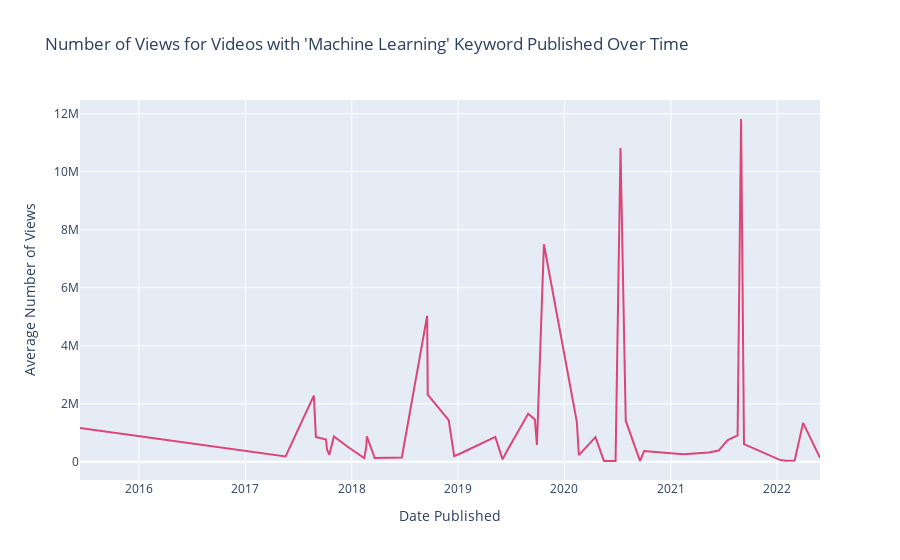

The code cell stored with this chart in its notebook:
### Code cell
fig = px.line(ml_grouped, y = "Views", labels = {"Views": "Average Number of Views", "Published At": "Date Published"}, 
        title = "Number of Views for Videos with 'Machine Learning' Keyword Published Over Time", 
        color_discrete_sequence = ["#DD4477"])

fig.show()

### Figure 1 — Plotly figure (JSON) as saved in the notebook; plotly's stock layout.template omitted (floating-point values rounded to 4 significant figures)
{"data": [{"hovertemplate": "Date Published=%{x}<br>Average Number of Views=%{y}<extra></extra>", "legendgroup": "", "line": {"color": "#DD4477", "dash": "solid"}, "marker": {"symbol": "circle"}, "mode": "lines", "name": "", "orientation": "v", "showlegend": false, "type": "scatter", "x": ["2015-06-13", "2017-05-19", "2017-08-24", "2017-08-31", "2017-10-05", "2017-10-08", "2017-10-16", "2017-11-01", "2017-12-18", "2018-02-13", "2018-02-20", "2018-02-22", "2018-03-21", "2018-06-22", "2018-09-17", "2018-09-19", "2018-11-30", "2018-12-19", "2019-01-11", "2019-05-09", "2019-06-03", "2019-06-20", "2019-08-30", "2019-09-22", "2019-09-29", "2019-10-23", "2020-02-13", "2020-02-20", "2020-04-17", "2020-05-16", "2020-06-25", "2020-07-12", "2020-07-30", "2020-09-17", "2020-10-01", "2021-02-12", "2021-05-11", "2021-05-28", "2021-06-14", "2021-07-14", "2021-08-18", "2021-08-30", "2021-09-09", "2022-01-12", "2022-02-01", "2022-03-02", "2022-03-31", "2022-05-28"], "xaxis": "x", "y": [1167616, 181827, 2278698, 856628, 762553, 431421, 238411, 872008, 515395, 130286, 508969, 879470, 127492, 145691, 5028230, 2317183, 1432027, 192964, 292643, 854273, 82298, 402110, 1651599, 1456270, 578179, 7497071, 1378069, 226152, 847233, 27243, 25386, 10817160, 1414209, 32605, 367200, 257103, 319957, 351087, 386360, 738202, 906372, 11814893, 605453, 56956, 37959, 41925, 1339489, 132583], "yaxis": "y"}], "layout": {"legend": {"tracegroupgap": 0}, "title": {"text": "Number of Views for Videos with 'Machine Learning' Keyword Published Over Time"}, "xaxis": {"anchor": "y", "domain": [0, 1], "title": {"text": "Date Published"}}, "yaxis": {"anchor": "x", "domain": [0, 1], "title": {"text": "Average Number of Views"}}}}
